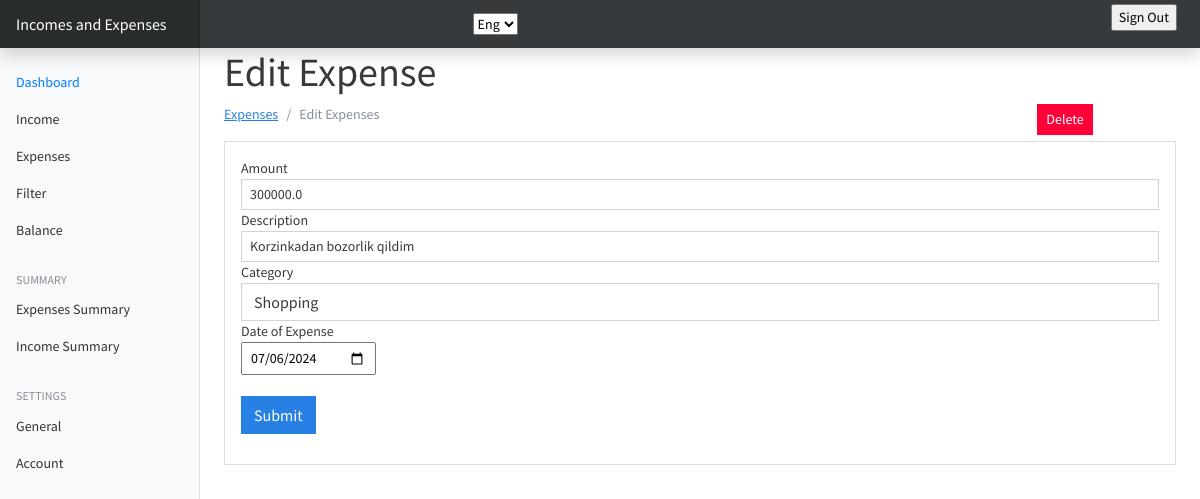
Page /edit-expenses/2 on the committed database.
### expenses/models.py (models this page shows, shortened)
class Expense(models.Model):
    amount = models.FloatField()
    date = models.DateField(default=timezone.now)
    description = models.TextField()
    owner = models.ForeignKey(to=User, on_delete=models.CASCADE)
    category = models.CharField(max_length=256)
    class Meta:
        ordering: ['-date']

### expenses/views.py (the view, shortened to what this page needs)
# urls.py: path('edit-expenses/<int:id>', views.edit_expense, name="edit-expenses"),
def edit_expense(request, id):
    expense = Expense.objects.get(pk=id)
    categories = Category.objects.all()
    context = {
        'expense': expense,
        'categories': categories
    }
    if request.method == 'GET':
        return render(request, 'expenses/edit_expense.html', context)

### templates/expenses/edit_expense.html (shortened to what this page needs)
{%extends 'base.html'%}
{%block content%}
<h1 data-translate="Edit_Expense">Edit Expense</h1>
<div class="container-mt-4">
	<div class="row">
		<div class="col-md-10">
			<nav aria-label="breadcrumb">
			  <ol class="breadcrumb">
			    <li class="breadcrumb-item"><a href="{%url 'expenses'%}" data-translate="Expenses">Expenses</a></li>
			    <li class="breadcrumb-item active" aria-current="page" data-translate="Edit_Expenses">Edit Expenses</li>
			  </ol>
			</nav>
		</div>
		<div class="col-md-2">
			<a href="{%url 'delete-expense' expense.id %}" data-translate="Delete" class="btn btn-danger btn-sm">Delete</a>
		</div>
	</div>
<div class="card">
	<div class="card-body">
	<form action="{%url 'edit-expenses' expense.id%}" method="post">
		<div class="form-group">
			<label for="" data-translate="Amount">Amount</label>
			<input type="number" class="form-control form-control-sm" name="amount" value="{{expense.amount}}">
		</div>
		<div class="form-group">
			<label for="" data-translate="Description">Description</label>
			<input type="text" class="form-control form-control-sm" name="description" value="{{expense.description}}">
		</div>
		<div class="form-group">
			<label for="" data-translate="Category">Category</label>
			<select name="category" class="form-control">
				{%for category in categories%}
					{%if category.name == expense.category%}
					<option selected name="category" value = "{{category.name}}">{{category.name}}</option>
					{%endif%}
				{%endfor%}
			</select>
		</div>
		<div class="form-group">
			<label for="" data-translate="Date_of_Expense">Date of Expense</label>
			<br>
			<input type="date" class="form-control-sm" name="expense_date" value="{{expense.date |date:'Y-m-d'}}">
		</div>
		<br>
		<input type="submit" value="Submit" class="btn btn-primary">
	</form>
	</div>
</div>
</div>
{%endblock%}

### PROJECT/static/css/dashboard.css (style rules this page uses)
body { font-size: .875rem; }

### rows in the picture
Expense: amount "300000.0", description "Korzinkadan bozorlik qildim", expense_date "07/06/2024"

### other values in the picture
form field category "Shopping"
